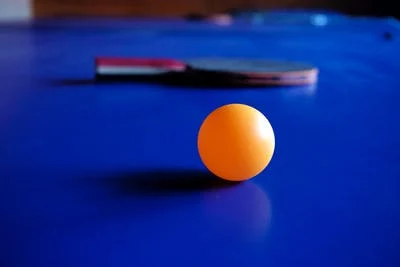
#> input picture Exp_4_contour_detection/contour3.png, 400 x 267 px
$ jupyter execute Exp_4_contour_detection.ipynb
#> lines starting #> are read from the running program, lines starting #| are printed output that depends on the picture; after the words box and inside, x2 and y2 are one past the last pixel; in counts of white or black regions, pixels touching at a corner belong together
##  Import libraries

[cell 1]
import cv2
import numpy as np
from matplotlib import pyplot as plt

##  Read the image

[cell 2]
image = cv2.imread('contour3.png')
#> image is the input picture: shape (267, 400, 3); mean B, G, R 135.6, 41.6, 21.8

## Converting to grayscale

[cell 3]
gray = cv2.cvtColor(image, cv2.COLOR_BGR2GRAY)
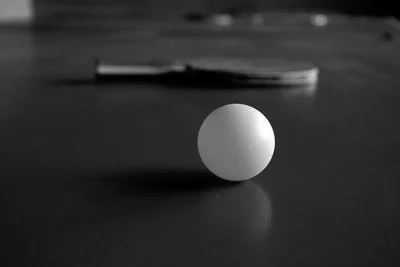
#> gray: shape (267, 400); min 0, max 255, mean 46.4

[cell 4]
gray

[cell 5]
plt.imshow(gray)

##  Applying Gaussian blur

[cell 6]
blurred = cv2.GaussianBlur(gray, (5, 5), 0)

[cell 7]
blurred

[cell 8]
plt.imshow(blurred)

##  Canny edge detection

[cell 9]
edges = cv2.Canny(blurred, 60, 150)
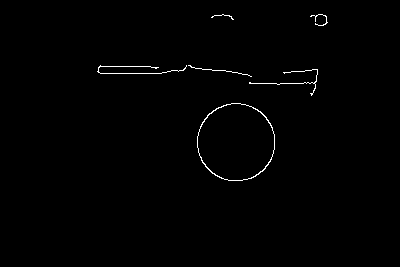
#> edges: shape (267, 400); 0.68% white in thin lines or dots, all inside (x1, y1, x2, y2) = (97, 14, 328, 181)

[cell 10]
edges

[cell 11]
plt.imshow(edges)

## Creating contours

[cell 12]
contours, _ = cv2.findContours(edges, cv2.RETR_EXTERNAL, cv2.CHAIN_APPROX_SIMPLE)
#> contours = 6 contours, 5 with area under 20; largest, box (x1, y1, x2, y2) and area: (197, 103, 275, 181) 4714

[cell 13]
# Create a copy of the original image to draw contours on
contour_image = image.copy()

[cell 14]
# Draw contours on the image
cv2.drawContours(contour_image, contours, -1, (0, 255, 0), 2)
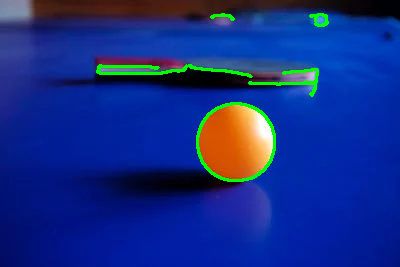
#> contour_image: shape (267, 400, 3); 2.09% of pixels changed, all inside (x1, y1, x2, y2) = (96, 13, 329, 182)

## Display the detected contour image

[cell 15]
plt.subplot(121), plt.imshow(cv2.cvtColor(image, cv2.COLOR_BGR2RGB)), plt.title('Original Image')
plt.subplot(122), plt.imshow(cv2.cvtColor(contour_image, cv2.COLOR_BGR2RGB)), plt.title('Contour Image')
plt.show()
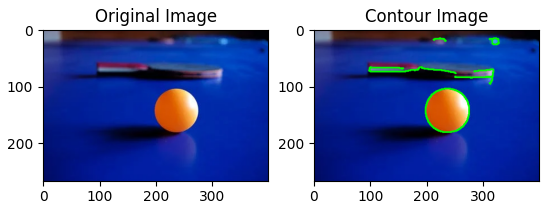
#> figure drawn by matplotlib, 2 panels
